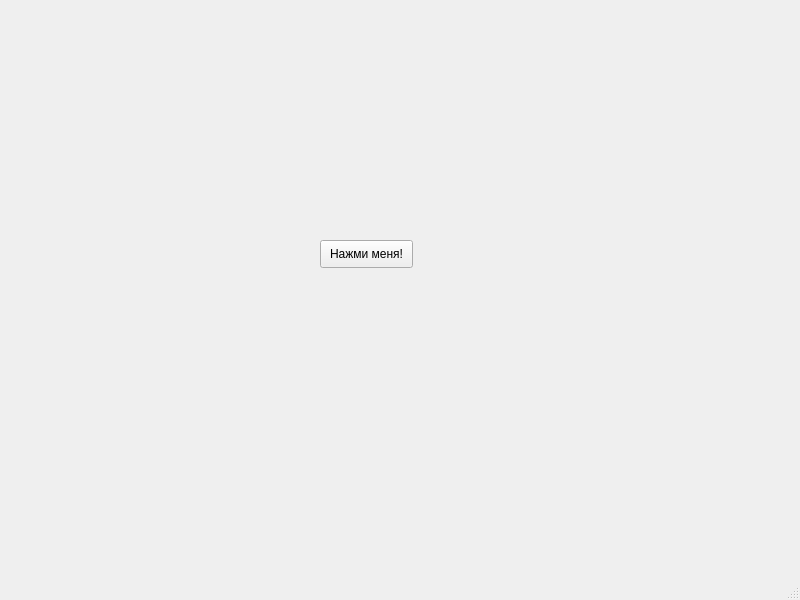
<?xml version="1.0" encoding="UTF-8"?>
<ui version="4.0">
 <class>MainWindow</class>
 <widget class="QMainWindow" name="MainWindow">
  <property name="geometry">
   <rect>
    <x>0</x>
    <y>0</y>
    <width>800</width>
    <height>600</height>
   </rect>
  </property>
  <property name="minimumSize">
   <size>
    <width>800</width>
    <height>600</height>
   </size>
  </property>
  <property name="maximumSize">
   <size>
    <width>800</width>
    <height>600</height>
   </size>
  </property>
  <property name="mouseTracking">
   <bool>true</bool>
  </property>
  <property name="tabletTracking">
   <bool>true</bool>
  </property>
  <property name="windowTitle">
   <string>Walk_button</string>
  </property>
  <widget class="QWidget" name="centralwidget">
   <property name="minimumSize">
    <size>
     <width>800</width>
     <height>549</height>
    </size>
   </property>
   <property name="maximumSize">
    <size>
     <width>800</width>
     <height>549</height>
    </size>
   </property>
   <property name="mouseTracking">
    <bool>true</bool>
   </property>
   <widget class="QPushButton" name="pushButton">
    <property name="geometry">
     <rect>
      <x>320</x>
      <y>240</y>
      <width>93</width>
      <height>28</height>
     </rect>
    </property>
    <property name="text">
     <string>Нажми меня!</string>
    </property>
   </widget>
   <widget class="QLabel" name="label">
    <property name="geometry">
     <rect>
      <x>20</x>
      <y>20</y>
      <width>351</width>
      <height>16</height>
     </rect>
    </property>
    <property name="text">
     <string/>
    </property>
   </widget>
  </widget>
  <widget class="QMenuBar" name="menubar">
   <property name="geometry">
    <rect>
     <x>0</x>
     <y>0</y>
     <width>800</width>
     <height>26</height>
    </rect>
   </property>
  </widget>
  <widget class="QStatusBar" name="statusbar"/>
 </widget>
 <resources/>
 <connections/>
</ui>
